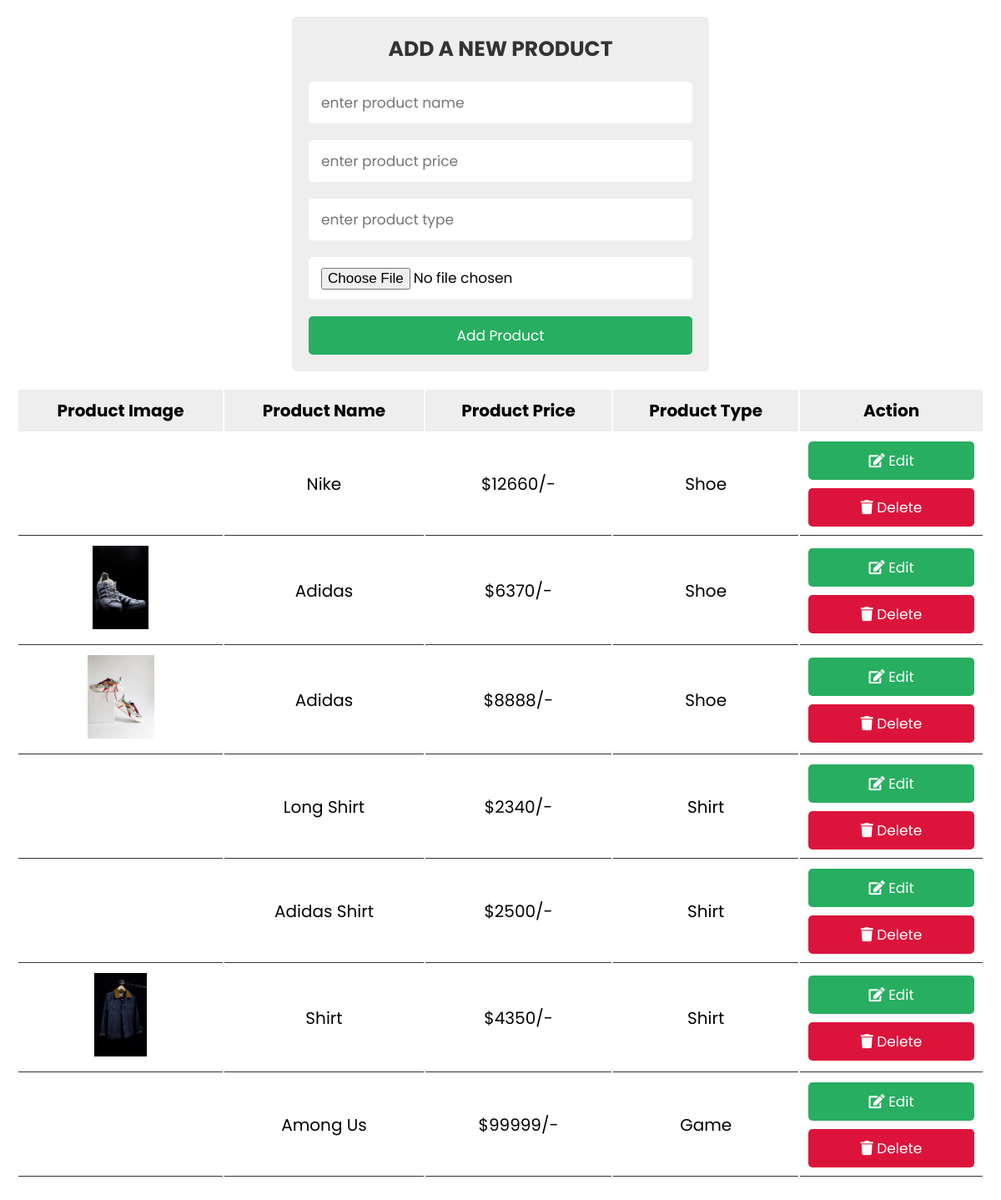
The app's page /admin.php with its own data.
### tables this page shows
CREATE TABLE `sp_product` (
  `id` int(11) NOT NULL,
  `name` text DEFAULT NULL,
  `img` text DEFAULT NULL,
  `price` int(11) DEFAULT NULL,
  `description` text DEFAULT NULL,
  `type` text DEFAULT NULL
);

### admin.php (the view, shortened to what this page needs)
<?php
$database = new DataBase;
$db = $database->dbConnect();
?>
<!DOCTYPE html>
<html lang="en">
<head>
   <link rel="stylesheet" href="https://cdnjs.cloudflare.com/ajax/libs/font-awesome/5.15.4/css/all.min.css">
   <link rel="stylesheet" href="css/style.css">
</head>
<body>
<div class="container">
   <div class="admin-product-form-container">
      <form action="login.php" method="post" enctype="multipart/form-data">
         <h3>add a new product</h3>
         <input type="text" placeholder="enter product name" name="product_name" class="box">
         <input type="number" placeholder="enter product price" name="product_price" class="box">
         <input type="text" placeholder="enter product type" name="product_type" class="box">
         <input type="file" accept="image/png, image/jpeg, image/jpg" name="product_image" class="box">
         <input type="submit" class="btn" name="add_product" value="add product">
      </form>
   </div>
   <?php
   $select = mysqli_query($db, "SELECT * FROM sp_product");
   ?>
   <div class="product-display">
      <table class="product-display-table">
         <thead>
         <tr>
            <th>product image</th>
            <th>product name</th>
            <th>product price</th>
            <th>product type</th>
            <th>action</th>
         </tr>
         </thead>
         <?php while($row = mysqli_fetch_assoc($select)){ ?>
         <tr>
            <td><img src="imgs/<?php echo $row['img']; ?>" height="100" alt=""></td>
            <td><?php echo $row['name']; ?></td>
            <td>$<?php echo $row['price']; ?>/-</td>
            <td><?php echo $row['type']; ?></td>
            <td>
               <a href="admin_update.php?edit=<?php echo $row['id']; ?>" class="btn"> <i class="fas fa-edit"></i> edit </a>
               <a href="login.php?delete=<?php echo $row['id']; ?>" class="btn"> <i class="fas fa-trash"></i> delete </a>
            </td>
         </tr>
      <?php } ?>
      </table>
   </div>
</div>
</body>
</html>

### css/style.css (style rules this page uses)
:root { --green:#27ae60; --black:#333; --white:#fff; --bg-color:#eee; --box-shadow:0 .5rem 1rem rgba(0,0,0,.1); --border:.1rem solid var(--black); }
* { font-family: 'Poppins', sans-serif; margin:0; padding:0; box-sizing: border-box; outline: none; border:none; text-decoration: none; text-transform: capitalize; }
html { font-size: 62.5%; overflow-x: hidden; }
.btn { display: block; width: 100%; cursor: pointer; border-radius: .5rem; margin-top: 1rem; font-size: 1.7rem; padding:1rem 3rem; background: var(--green); color:var(--white); text-align: center; }
.container { max-width: 1200px; padding:2rem; margin:0 auto; }
.admin-product-form-container form { max-width: 50rem; margin:0 auto; padding:2rem; border-radius: .5rem; background: var(--bg-color); }
.admin-product-form-container form h3 { text-transform: uppercase; color:var(--black); margin-bottom: 1rem; text-align: center; font-size: 2.5rem; }
.admin-product-form-container form .box { width: 100%; border-radius: .5rem; padding:1.2rem 1.5rem; font-size: 1.7rem; margin:1rem 0; background: var(--white); text-transform: none; }
.product-display { margin:2rem 0; }
.product-display .product-display-table { width: 100%; text-align: center; }
.product-display .product-display-table thead { background: var(--bg-color); }
.product-display .product-display-table th { padding:1rem; font-size: 2rem; }
.product-display .product-display-table td { padding:1rem; font-size: 2rem; border-bottom: var(--border); }
.product-display .product-display-table .btn:first-child { margin-top: 0; }
.product-display .product-display-table .btn:last-child { background: crimson; }

### records on screen
sp_product: name "Nike", price "12660", type "Shoe"
sp_product: img (picture), name "Adidas", price "6370", type "Shoe"
sp_product: img (picture), name "Adidas", price "8888", type "Shoe"
sp_product: name "Long Shirt", price "2340", type "Shirt"
sp_product: name "Adidas Shirt", price "2500", type "Shirt"
sp_product: img (picture), name "Shirt", price "4350", type "Shirt"
sp_product: name "Among Us", price "99999", type "Game"
